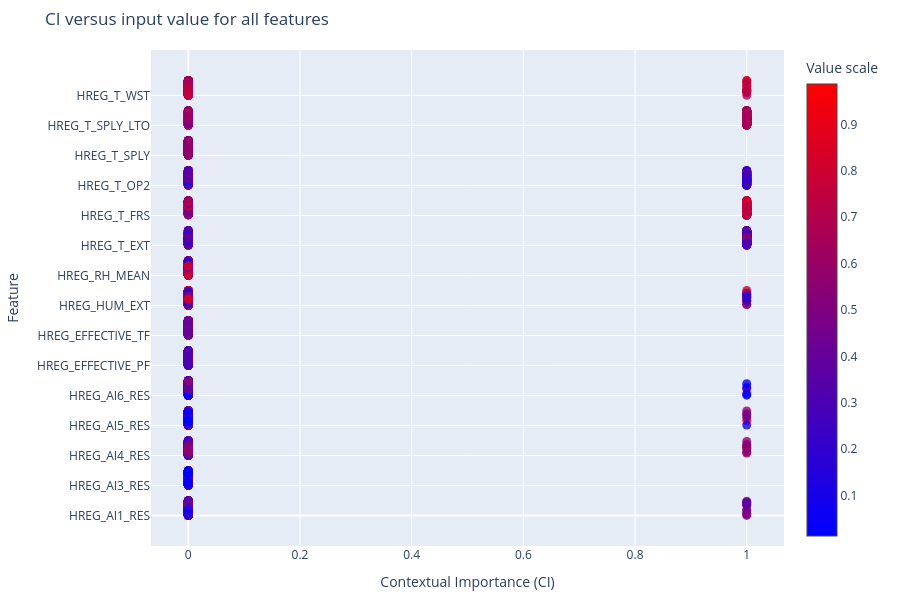

Notebook cell for this chart:
### Code cell
fig = ciuplots.ciu_beeswarm(CIUres,  legend_title='Value scale')
fig.update_layout(height=600, width=900, margin=dict(l=20, r=20, t=50, b=20))
fig.update_layout(
    title='CI versus input value for all features',
    xaxis=dict(title='Contextual Importance (CI)'),
    yaxis=dict(title='Feature'),
)
fig.show()

### Figure 1 — Plotly figure (JSON) as saved in the notebook; plotly's stock layout.template omitted (floating-point values rounded to 4 significant figures; data arrays with more than 128 entries replaced by an {"elided": "..."} marker saying what was removed)
{"data": [{"marker": {"color": {"elided": "330 float values"}, "colorbar": {"title": {"text": "Value scale"}}, "colorscale": [[0, "blue"], [1, "red"]], "opacity": 0.8, "size": 9}, "mode": "markers", "name": "HREG_AI1_RES", "type": "scatter", "x": {"elided": "330 int values"}, "y": {"elided": "4950 float values"}}, {"marker": {"color": {"elided": "330 float values"}, "colorscale": [[0, "blue"], [1, "red"]], "opacity": 0.8, "size": 9}, "mode": "markers", "name": "HREG_AI3_RES", "type": "scatter", "x": {"elided": "330 int values"}, "y": {"elided": "4950 float values"}}, {"marker": {"color": {"elided": "330 float values"}, "colorscale": [[0, "blue"], [1, "red"]], "opacity": 0.8, "size": 9}, "mode": "markers", "name": "HREG_AI4_RES", "type": "scatter", "x": {"elided": "330 int values"}, "y": {"elided": "4950 float values"}}, {"marker": {"color": {"elided": "330 float values"}, "colorscale": [[0, "blue"], [1, "red"]], "opacity": 0.8, "size": 9}, "mode": "markers", "name": "HREG_AI5_RES", "type": "scatter", "x": {"elided": "330 int values"}, "y": {"elided": "4950 float values"}}, {"marker": {"color": {"elided": "330 float values"}, "colorscale": [[0, "blue"], [1, "red"]], "opacity": 0.8, "size": 9}, "mode": "markers", "name": "HREG_AI6_RES", "type": "scatter", "x": {"elided": "330 int values"}, "y": {"elided": "4950 float values"}}, {"marker": {"color": {"elided": "330 float values"}, "colorscale": [[0, "blue"], [1, "red"]], "opacity": 0.8, "size": 9}, "mode": "markers", "name": "HREG_EFFECTIVE_PF", "type": "scatter", "x": {"elided": "330 int values"}, "y": {"elided": "4950 float values"}}, {"marker": {"color": {"elided": "330 float values"}, "colorscale": [[0, "blue"], [1, "red"]], "opacity": 0.8, "size": 9}, "mode": "markers", "name": "HREG_EFFECTIVE_TF", "type": "scatter", "x": {"elided": "330 int values"}, "y": {"elided": "4950 float values"}}, {"marker": {"color": {"elided": "330 float values"}, "colorscale": [[0, "blue"], [1, "red"]], "opacity": 0.8, "size": 9}, "mode": "markers", "name": "HREG_HUM_EXT", "type": "scatter", "x": {"elided": "330 int values"}, "y": {"elided": "4950 float values"}}, {"marker": {"color": {"elided": "330 float values"}, "colorscale": [[0, "blue"], [1, "red"]], "opacity": 0.8, "size": 9}, "mode": "markers", "name": "HREG_RH_MEAN", "type": "scatter", "x": {"elided": "330 int values"}, "y": {"elided": "4950 float values"}}, {"marker": {"color": {"elided": "330 float values"}, "colorscale": [[0, "blue"], [1, "red"]], "opacity": 0.8, "size": 9}, "mode": "markers", "name": "HREG_T_EXT", "type": "scatter", "x": {"elided": "330 int values"}, "y": {"elided": "4950 float values"}}, {"marker": {"color": {"elided": "330 float values"}, "colorscale": [[0, "blue"], [1, "red"]], "opacity": 0.8, "size": 9}, "mode": "markers", "name": "HREG_T_FRS", "type": "scatter", "x": {"elided": "330 int values"}, "y": {"elided": "4950 float values"}}, {"marker": {"color": {"elided": "330 float values"}, "colorscale": [[0, "blue"], [1, "red"]], "opacity": 0.8, "size": 9}, "mode": "markers", "name": "HREG_T_OP2", "type": "scatter", "x": {"elided": "330 int values"}, "y": {"elided": "4950 float values"}}, {"marker": {"color": {"elided": "330 float values"}, "colorscale": [[0, "blue"], [1, "red"]], "opacity": 0.8, "size": 9}, "mode": "markers", "name": "HREG_T_SPLY", "type": "scatter", "x": {"elided": "330 int values"}, "y": {"elided": "4950 float values"}}, {"marker": {"color": {"elided": "330 float values"}, "colorscale": [[0, "blue"], [1, "red"]], "opacity": 0.8, "size": 9}, "mode": "markers", "name": "HREG_T_SPLY_LTO", "type": "scatter", "x": {"elided": "330 int values"}, "y": {"elided": "4950 float values"}}, {"marker": {"color": {"elided": "330 float values"}, "colorscale": [[0, "blue"], [1, "red"]], "opacity": 0.8, "size": 9}, "mode": "markers", "name": "HREG_T_WST", "type": "scatter", "x": {"elided": "330 int values"}, "y": {"elided": "4950 float values"}}], "layout": {"coloraxis": {"showscale": true}, "height": 600, "legend": {"title": {"text": "My Legend Title"}}, "margin": {"b": 20, "l": 20, "r": 20, "t": 50}, "showlegend": false, "title": {"text": "CI versus input value for all features"}, "width": 900, "xaxis": {"title": {"text": "Contextual Importance (CI)"}}, "yaxis": {"ticktext": ["HREG_AI1_RES", "HREG_AI3_RES", "HREG_AI4_RES", "HREG_AI5_RES", "HREG_AI6_RES", "HREG_EFFECTIVE_PF", "HREG_EFFECTIVE_TF", "HREG_HUM_EXT", "HREG_RH_MEAN", "HREG_T_EXT", "HREG_T_FRS", "HREG_T_OP2", "HREG_T_SPLY", "HREG_T_SPLY_LTO", "HREG_T_WST"], "tickvals": [0, 1, 2, 3, 4, 5, 6, 7, 8, 9, 10, 11, 12, 13, 14], "title": {"text": "Feature"}}}}
